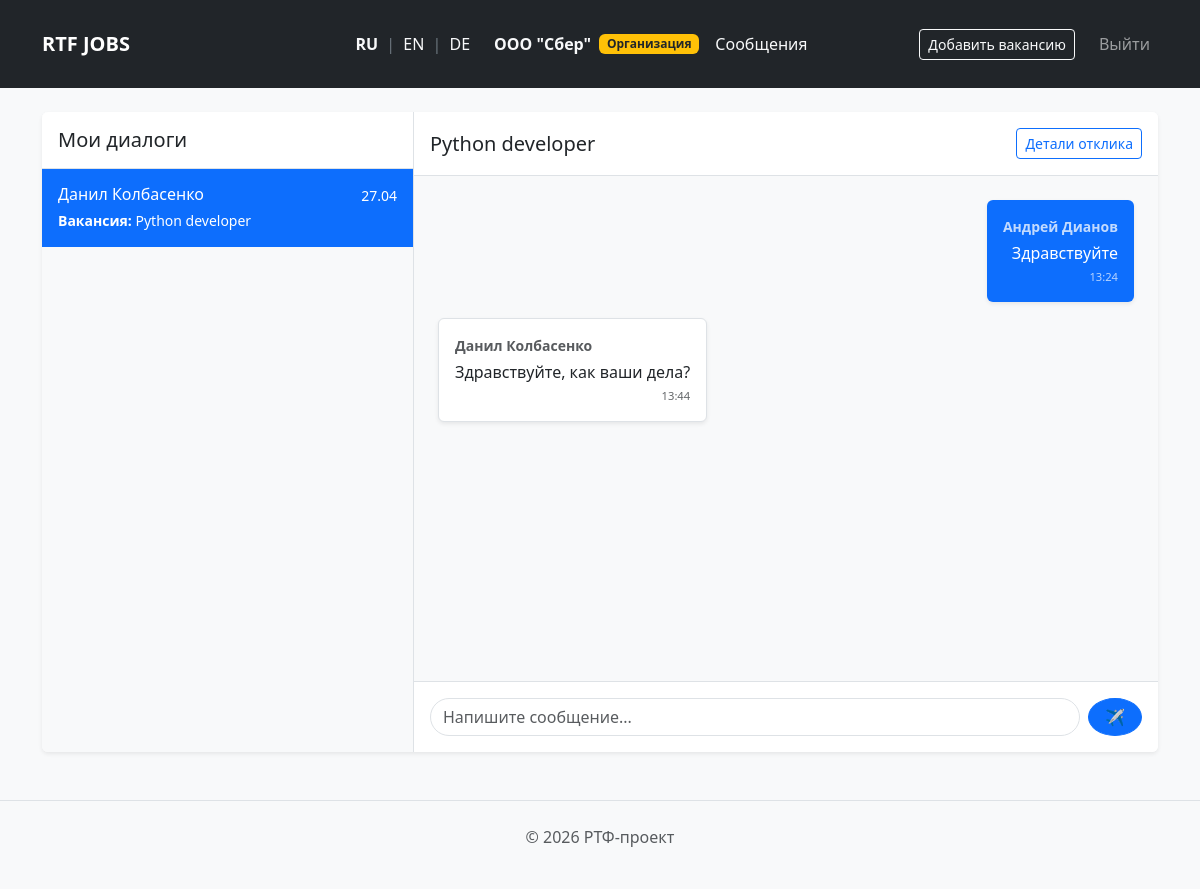
Page /messages/1 (signed in) on the committed database.
### app/models/application.py (models this page shows)
class Application(db.Model):
    __tablename__ = 'applications'
    id = db.Column(db.Integer, primary_key=True)
    vacancy_id = db.Column(db.Integer, db.ForeignKey('vacancies.id'), nullable=False)
    student_id = db.Column(db.Integer, db.ForeignKey('users.id'), nullable=False)
    status_id = db.Column(db.Integer, db.ForeignKey('application_statuses.id'), nullable=False, default=1)
    cover_letter = db.Column(db.Text)
    interview_time = db.Column(db.String(100))
    interview_place = db.Column(db.String(255))
    created_at = db.Column(db.DateTime, default=datetime.utcnow)
    student = db.relationship('User', backref='student_applications')
    status = db.relationship('ApplicationStatus')
    messages = db.relationship('Message', backref='application', lazy=True, cascade="all, delete-orphan")

class Message(db.Model):
    __tablename__ = 'messages'
    id = db.Column(db.Integer, primary_key=True)
    application_id = db.Column(db.Integer, db.ForeignKey('applications.id'), nullable=False)
    sender_id = db.Column(db.Integer, db.ForeignKey('users.id'), nullable=False)
    text = db.Column(db.Text, nullable=False)
    created_at = db.Column(db.DateTime, default=datetime.utcnow)
    sender = db.relationship('User')

### app/models/user.py (models this page shows, shortened)
class User(db.Model):
    __tablename__ = "users"
    id = db.Column(db.Integer, primary_key=True)
    name = db.Column(db.String(100), nullable=False)
    email = db.Column(db.String(120), unique=True, nullable=False)
    role = db.Column(db.String(50), nullable=False)
    password_hash = db.Column(db.String(256))
    student_profile = db.relationship('StudentProfile', backref='user', uselist=False)
    employer_profile = db.relationship('EmployerProfile', backref='user', uselist=False)
    skills = db.relationship('Skill', secondary=student_skills, backref=db.backref('students', lazy='dynamic'))

### app/models/vacancy.py (models this page shows)
class Vacancy(db.Model):
    __tablename__ = 'vacancies'
    id = db.Column(db.Integer, primary_key=True)
    title_ru = db.Column(db.String(150), nullable=False)
    title_en = db.Column(db.String(150))
    title_de = db.Column(db.String(150))
    description_ru = db.Column(db.Text, nullable=False)
    description_en = db.Column(db.Text)
    description_de = db.Column(db.Text)
    company = db.Column(db.String(150), nullable=False)
    salary_from = db.Column(db.Integer)
    salary_to = db.Column(db.Integer)
    employment_type = db.Column(db.String(50))
    is_internship = db.Column(db.Boolean, default=False)
    created_at = db.Column(db.DateTime, default=datetime.utcnow)
    department_id = db.Column(db.Integer, db.ForeignKey('departments.id'), nullable=False)
    author_id = db.Column(db.Integer, db.ForeignKey('users.id'), nullable=False)
    category_id = db.Column(db.Integer, db.ForeignKey('categories.id'), nullable=True)
    skills = db.relationship('Skill', secondary=vacancy_skills, backref=db.backref('vacancies', lazy='dynamic'))
    applications = db.relationship('Application', backref='vacancy', lazy=True)

### app/routes/application.py (the view)
@application_bp.route('/messages')
@application_bp.route('/messages/<int:active_app_id>')
def all_messages(active_app_id=None):
    if 'user_id' not in session:
        return redirect(url_for('auth.login'))
    user_id = session['user_id']
    role = session.get('role')
    if role == 'student':
        apps = Application.query.filter_by(student_id=user_id).order_by(Application.created_at.desc()).all()
    else:
        apps = Application.query.join(Vacancy).filter(Vacancy.author_id == user_id).order_by(Application.created_at.desc()).all()
    active_chat = None
    if active_app_id:
        active_chat = Application.query.get_or_404(active_app_id)
        if active_chat.student_id != user_id and active_chat.vacancy.author_id != user_id:
            flash("Доступ запрещен", "danger")
            return redirect(url_for('application.all_messages'))
    return render_template('messages_hub.html', apps=apps, active_chat=active_chat)

### templates/messages_hub.html (shortened to what this page needs)
{% extends "base.html" %}
{% block content %}
<div class="container-fluid" style="height: 80vh;">
    <div class="row h-100 shadow-sm rounded bg-white overflow-hidden">
        <div class="col-md-4 border-end p-0 bg-light" style="overflow-y: auto;">
            <div class="p-3 bg-white border-bottom">
                <h5 class="mb-0">Мои диалоги</h5>
            </div>
            <div class="list-group list-group-flush">
                {% for app in apps %}
                <a href="/messages/{{ app.id }}" class="list-group-item list-group-item-action p-3 {% if active_chat and active_chat.id == app.id %}active{% endif %}">
                    <div class="d-flex justify-content-between mb-1">
                        <h6 class="mb-0">
                            {% if session.role == 'student' %}
                                {{ app.vacancy.company }}
                            {% else %}
                                {{ app.student.name }}
                            {% endif %}
                        </h6>
                        <small class="{% if active_chat and active_chat.id == app.id %}text-white{% else %}text-muted{% endif %}">
                            {{ app.created_at.strftime('%d.%m') }}
                        </small>
                    </div>
                    <div class="small text-truncate">
                        <strong>Вакансия:</strong> {{ get_db_lang(app.vacancy, 'title') }}
                    </div>
                </a>
                {% else %}
                <div class="p-4 text-center text-muted">У вас пока нет активных переписок.</div>
                {% endfor %}
            </div>
        </div>
        <div class="col-md-8 d-flex flex-column p-0 bg-white">
            {% if active_chat %}
                <div class="p-3 border-bottom d-flex justify-content-between align-items-center">
                    <div>
                        <h5 class="mb-0">{{ active_chat.vacancy.title_ru }}</h5>
                    </div>
                    <a href="/application/{{ active_chat.id }}" class="btn btn-sm btn-outline-primary">Детали отклика</a>
                </div>
                <div class="flex-grow-1 p-4 bg-light" style="overflow-y: auto;" id="chat-window">
                    {% for msg in active_chat.messages %}
                    <div class="mb-3 {% if msg.sender_id == session.user_id %}text-end{% endif %}">
                        <div class="d-inline-block p-3 rounded shadow-sm {% if msg.sender_id == session.user_id %}bg-primary text-white{% else %}bg-white border{% endif %}" style="max-width: 75%;">
                            <div class="small fw-bold mb-1 opacity-75">{{ msg.sender.name }}</div>
                            <div style="white-space: pre-line;">{{ msg.text }}</div>
                            <div class="text-end mt-1" style="font-size: 0.7rem; opacity: 0.7;">{{ msg.created_at.strftime('%H:%M') }}</div>
                        </div>
                    </div>
                    {% endfor %}
                </div>
                <div class="p-3 border-top">
                    <form action="/application/{{ active_chat.id }}/message" method="POST" class="d-flex gap-2">
                        <input type="text" name="message_text" class="form-control rounded-pill" placeholder="Напишите сообщение..." required autocomplete="off">
                        <input type="hidden" name="redirect_to" value="messenger"> <button type="submit" class="btn btn-primary rounded-circle px-3">
                             ✈
                        </button>
                    </form>
                </div>
            {% else %}
                <div class="my-auto text-center text-muted">
                    <div class="display-1 mb-3">💬</div>
                    <h5>Выберите диалог для начала общения</h5>
                </div>
            {% endif %}
        </div>
    </div>
</div>
{% endblock %}

### rows in the picture
Application: student.name "Данил Колбасенко", created_at "27.04"
Vacancy: title_ru "Python developer", vacancy.title_ru "Python developer"
Message: sender.name "Андрей Дианов", text "Здравствуйте", created_at "13:24"
Message: sender.name "Данил Колбасенко", text "Здравствуйте, как ваши дела?", created_at "13:44"

### other values in the picture
{{ session.get('company_name') }} "OOO \"Сбер\""
{{ t('organization') }} "Организация"
{{ t('add_vacancy') }} "Добавить вакансию"
{{ t('logout') }} "Выйти"
{{ t('footer_text') }} "РТФ-проект"
